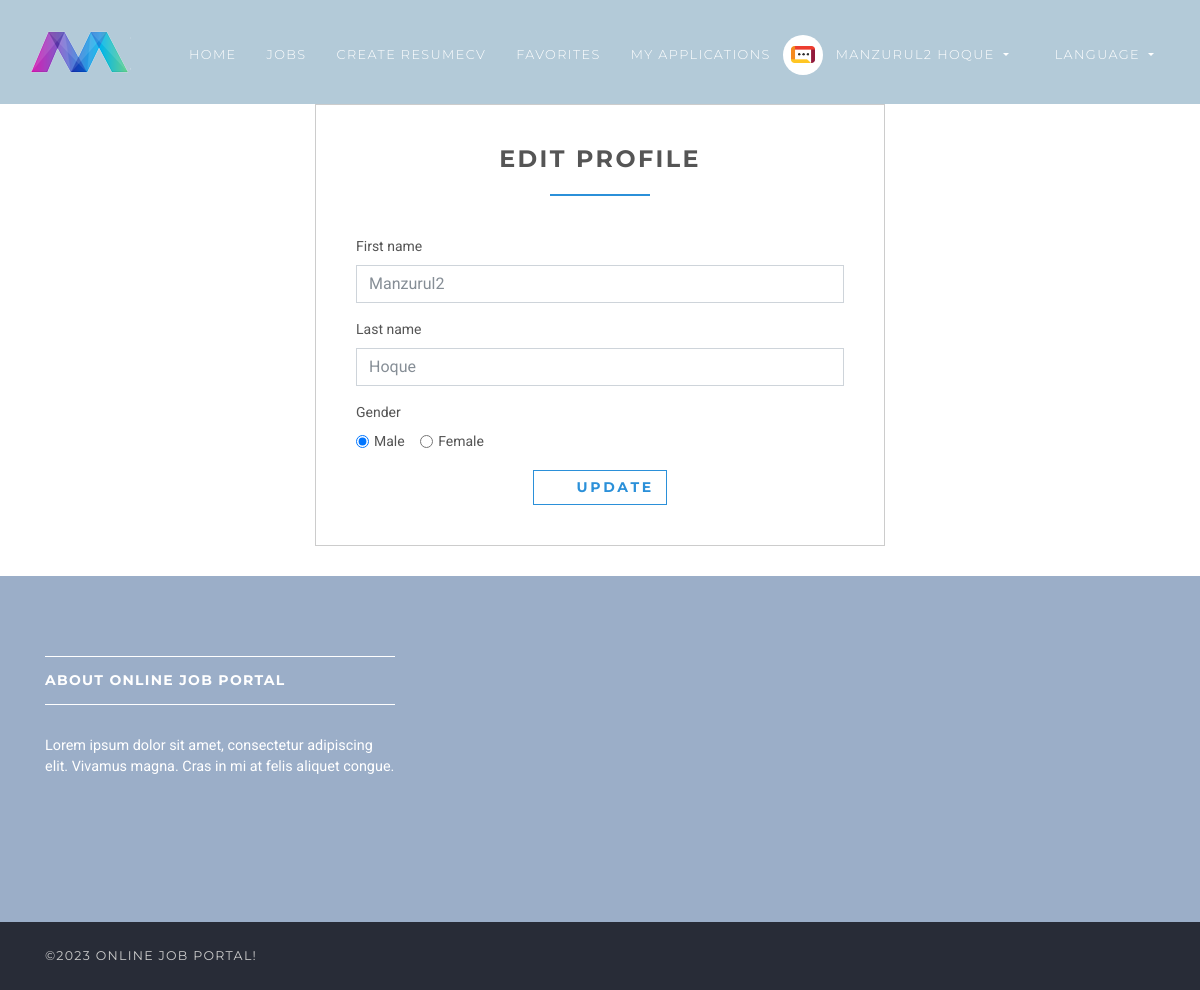
/en/employee/profile/update/ (signed in), run on the app's committed database.
### accounts/models.py (models this page shows, shortened)
class User(AbstractUser):
    username = None
    role = models.CharField(max_length=12, error_messages={"required": "Role must be provided"})
    gender = models.CharField(max_length=10, blank=True, null=True, default="")
    email = models.EmailField(
        unique=True, blank=False, error_messages={"unique": "A user with that email already exists."}
    )
    USERNAME_FIELD = "email"
    REQUIRED_FIELDS = []
    objects = UserManager()

### jobsapp/views/employee.py (the view)
# urls.py: path("employee/profile/update/", EditProfileView.as_view(), name="employee-profile-update"),
class EditProfileView(UpdateView):
    model = User
    form_class = EmployeeProfileUpdateForm
    context_object_name = "employee"
    template_name = "jobs/employee/edit-profile.html"
    success_url = reverse_lazy("accounts:employee-profile-update")
    @method_decorator(login_required(login_url=reverse_lazy("accounts:login")))
    @method_decorator(user_is_employee)
    def dispatch(self, request, *args, **kwargs):
        return super().dispatch(self.request, *args, **kwargs)
    def get(self, request, *args, **kwargs):
        try:
            self.object = self.get_object()
        except Http404:
            raise Http404("User doesn't exists")
        return self.render_to_response(self.get_context_data())
    def get_object(self, queryset=None):
        obj = self.request.user
        if obj is None:
            raise Http404("Job doesn't exists")
        return obj

### accounts/forms.py
class EmployeeProfileUpdateForm(forms.ModelForm):
    def __init__(self, *args, **kwargs):
        super(EmployeeProfileUpdateForm, self).__init__(*args, **kwargs)
        self.fields["first_name"].widget.attrs.update({"placeholder": "Enter First Name"})
        self.fields["last_name"].widget.attrs.update({"placeholder": "Enter Last Name"})
    class Meta:
        model = User
        fields = ["first_name", "last_name", "gender"]

### templates/jobs/employee/edit-profile.html (shortened to what this page needs)
{% extends 'base.html' %}
{% load static %}
{% block content %}
    <div class="col-lg-6 offset-3">
        <div class="box">
            <h3 class="heading">Edit Profile</h3>
            <form action="" method="post">
                {% for field in form %}
                    {% if field.name == 'gender' %}
                        <div class="form-group">
                            <label for="gender">Gender</label>
                            <br>
                            <div class="form-check form-check-inline">
                                <input class="form-check-input" {% if field.value == 'male' %} checked {% endif %}
                                       type="radio" name="gender" id="male gender"
                                       value="male">
                                <label class="form-check-label" for="male">Male</label>
                            </div>
                            <div class="form-check form-check-inline">
                                <input class="form-check-input" {% if field.value == 'female' %} checked {% endif %}
                                       type="radio" name="gender" id="female"
                                       value="female">
                                <label class="form-check-label" for="female">Female</label>
                            </div>
                        </div>
                    {% else %}
                        <div class="form-group">
                            <label for="id_{{ field.name }}">{{ field.label }}</label>
                            <input type="{{ field.field.widget.input_type }}"
                                   class="form-control"
                                   name="{{ field.name }}"
                                   id="id_{{ field.name }}"
                                   value="{{ field.value }}"
                                   placeholder="{{ field.field.widget.attrs.placeholder }}">
                        </div>
                    {% endif %}
                {% endfor %}
                <div class="text-center">
                    <button type="submit" class="btn btn-outline-white-primary">
                        <i class="fa fa-signing"></i> Update
                    </button>
                </div>
            </form>
        </div>
    </div>
{% endblock %}

### templates/base.html (shortened to what this page needs)
{% load static %}
{% load static i18n %}
{% get_current_language as LANGUAGE_CODE %}
<!DOCTYPE html>
<html lang="{{ LANGUAGE_CODE }}">
<head>
    <link rel="stylesheet"
          href="{% static 'vendor/bootstrap/css/bootstrap.min.css' %}">
    <link rel="stylesheet"
          href="{% static 'vendor/font-awesome/css/font-awesome.min.css' %}">
    <link rel="stylesheet" href="{% static 'vendor/owl.carousel/assets/owl.carousel.css' %}">
    <link rel="stylesheet" href="{% static 'vendor/owl.carousel/assets/owl.theme.default.css' %}">
    <link rel="stylesheet" href="{% static 'css/style.default.css' %}" id="theme-stylesheet">
    <link rel="stylesheet" href="{% static 'css/custom.css' %}">
    <link rel="stylesheet" href="https://cdnjs.cloudflare.com/ajax/libs/toastr.js/latest/toastr.min.css"/>
</head>
<body>
<header class="header">
    <nav class="navbar navbar-expand-lg">
        <div class="container-fluid">
            <a href="{% url 'jobs:home' %}" class="navbar-brand">
                <img src="{% static 'img/logo-small.png' %}" alt="logo" class="d-none d-lg-block">
            </a>
            <div id="navbarSupportedContent" class="collapse navbar-collapse">
                {% with request.resolver_match.url_name as url_name %}
                    <ul class="navbar-nav ml-auto">
                        <li class="nav-item {% if url_name == 'home' %}active{% endif %}">
                            <a href="{% url 'jobs:home' %}" class="nav-link">Home <span class="sr-only">(current)</span></a>
                        </li>
                        <li class="nav-item {% if url_name == 'jobs' %}active{% endif %}">
                            <a href="{% url 'jobs:jobs' %}" class="nav-link">Jobs</a>
                        </li>
                        <li class="nav-item {% if url_name == 'templates' %}active{% endif %}">
                            <a href="{% url 'resume_cv:templates' %}" class="nav-link">Create ResumeCV</a>
                        </li>
                        {% if request.user.is_authenticated and request.user.role == 'employer' %}
                            <li class="nav-item dropdown">
                                <a id="clientZone" href="#" data-toggle="dropdown"
                                   aria-haspopup="true" aria-expanded="false"
                                   class="nav-link dropdown-toggle has-img mb-3 mb-lg-0 mt-3 mt-lg-0">
                                    <div class="client-menu-image">
                                        <div class="inner">
                                            <img src="{% static 'img/company-1.png' %}"
                                                 alt="company image"
                                                 class="img-fluid">
                                        </div>
                                    </div>
                                    {% if request.user.role == 'employee' %}
                                        {{ request.user.first_name }} {{ request.user.last_name }}
                                    {% else %}
                                        {{ request.user.first_name }}
                                    {% endif %}
                                </a>
                                <div aria-labelledby="clientZone" class="dropdown-menu">
                                    <a href="{% url 'jobs:employer-dashboard' %}"
                                       class="dropdown-item {% if url_name == 'employer-dashboard' %}active{% endif %}"
                                    >
                                        Dashboard
                                    </a>
                                    <a href="{% url 'jobs:employer-all-applicants' %}"
                                       class="dropdown-item {% if url_name == 'employer-all-applicants' %}active{% endif %}"
                                    >
                                        Applicants
                                    </a>
                                    <a href="{% url 'jobs:employer-jobs-create' %}"
                                       class="dropdown-item {% if url_name == 'employer-jobs-create' %}active{% endif %}"
                                    >
                                        Post a new job
                                    </a>
                                    <a href="{% url 'accounts:logout' %}" class="dropdown-item">Logout</a>
                                </div>
                            </li>
                        {% elif request.user.is_authenticated and request.user.role == 'employee' %}
                            <li class="nav-item {% if url_name == 'employee-favorites' %}active{% endif %}">
                                <a href="{% url 'jobs:employee-favorites' %}" class="nav-link">Favorites</a>
                            </li>
                            <li class="nav-item {% if url_name == 'employee-my-applications' %}active{% endif %}">
                                <a href="{% url 'jobs:employee-my-applications' %}" class="nav-link">My Applications</a>
                            </li>
                            <li class="nav-item dropdown">
                                <a id="clientZone" href="#" data-toggle="dropdown"
                                   aria-haspopup="true" aria-expanded="false"
                                   class="nav-link dropdown-toggle has-img mb-3 mb-lg-0 mt-3 mt-lg-0">
                                    <div class="client-menu-image">
                                        <div class="inner">
                                            <img src="{% static 'img/company-1.png' %}"
                                                 alt="company image"
                                                 class="img-fluid">
                                        </div>
                                    </div>
                                    {% if request.user.role == 'employee' %}
                                        {{ request.user.first_name }} {{ request.user.last_name }}
                                    {% else %}
                                        {{ request.user.first_name }}
                                    {% endif %}
                                </a>
                            </li>
                        {% endif %}
                        {% include "lang_selector.html" %}
                    </ul>
                {% endwith %}
            </div>
        </div>
    </nav>
</header>
<div>
    {% block content %} {% endblock %}
</div>
<footer class="footer">
    <div class="footer__block">
        <div class="container">
            <div class="row">
                <div class="col-lg-4 col-md-12 mb-5">
                    <h4 class="h5">About Online Job Portal</h4>
                    <p> Lorem ipsum dolor sit amet, consectetur adipiscing elit. Vivamus magna. Cras in mi at felis
                        aliquet congue. </p>
                </div>
            </div>
        </div>
    </div>
    <div class="footer__copyright">
        <div class="container">
            <div class="row">
                <div class="col-md-4 text-md-left text-center">
                    <p>&copy;{% now "Y" %} Online Job Portal!</p>
                </div>
            </div>
        </div>
    </div>
</footer>
</body>
</html>

### static/css/style.default.css (style rules this page uses)
html { height:100% }
body { height:100% }
header { z-index:1000 }
button { cursor:pointer }
.heading { text-align:center;margin-bottom:40px }
.heading:after { content:" ";display:block;width:100px;height:2px;margin:20px auto 20px;background:#2b90d9 }
a,button { -webkit-transition:all .2s ease-out;transition:all .2s ease-out }
a i.fa,button i.fa { margin:0 5px }
.header { width:100% }
.navbar { text-transform:uppercase;letter-spacing:0.1em;background:#B3CAD8;padding-top:0 !important;padding-bottom:0 !important }
.navbar a { font-family:"Montserrat",Helvetica,Arial,sans-serif }
.navbar ul.navbar-nav>li>a:not(.navbar-btn) { color:#fff;font-weight:300;font-family:"Montserrat",Helvetica,Arial,sans-serif;font-size:0.8rem }
@media (min-width: 992px) { .navbar ul.navbar-nav>li>a:not(.navbar-btn) { border-top:5px solid transparent;padding:40px 15px !important;color:#fff;font-weight:300 } }
#clientZone.has-img { position:relative;padding-left:50px !important;border-color:transparent !important }
.client-menu-image { display:inline-block;width:40px;height:40px;line-height:50px;-ms-flex-line-pack:center;align-content:center;border-radius:50%;background:#fff;position:absolute;top:50%;left:-3px;-webkit-transform:translateY(-50%);transform:translateY(-50%) }
.client-menu-image .inner { width:100%;height:100%;display:-webkit-box;display:-ms-flexbox;display:flex;-webkit-box-align:center;-ms-flex-align:center;align-items:center;-webkit-box-pack:center;-ms-flex-pack:center;justify-content:center }
.client-menu-image img { width:60% }
.footer__block { background:#9baec8;padding:80px 0 }
.footer__block h4 { border-top:solid 1px #fff;border-bottom:solid 1px #fff;padding:15px 0;margin-bottom:30px;color:#fff;text-transform:uppercase;letter-spacing:0.08rem }
.footer__block p { color:#fff;font-size:0.9rem }
.footer__copyright { background:#282c37;color:#ccc;padding:20px 0;font-size:.7875rem;line-height:28px;font-family:"Montserrat",Helvetica,Arial,sans-serif;text-transform:uppercase;letter-spacing:0.1em }
.footer__copyright p { margin:0 }
.box { background:#fff;margin:0 0 30px;border:solid 1px #ccc;-webkit-box-sizing:border-box;box-sizing:border-box;padding:40px }
.navbar { padding:.5rem 1rem }
.navbar-brand { display:inline-block;padding-top:.33594rem;padding-bottom:.33594rem;margin-right:1rem;font-size:1.09375rem }
.btn { font-weight:700;font-family:"Montserrat",Helvetica,Arial,sans-serif;border:1px solid transparent;text-transform:uppercase;letter-spacing:0.2em;padding:.375rem .75rem;font-size:.875rem;line-height:1.5;border-radius:0;-webkit-transition:background-color 0.15s ease-in-out,border-color 0.15s ease-in-out,-webkit-box-shadow 0.15s ease-in-out;transition:background-color 0.15s ease-in-out,border-color 0.15s ease-in-out,-webkit-box-shadow 0.15s ease-in-out;transition:background-color 0.15s ease-in-out,border-color 0.15s ease-in-out,box-shadow 0.15s ease-in-out;transition:background-color 0.15s ease-in-out,border-color 0.15s ease-in-out,box-shadow 0.15s ease-in-out,-webkit-box-shadow 0.15s ease-in-out }
.btn-outline-white-primary { color:#2b90d9;background-color:#fff;background-image:none;border-color:#2b90d9 }
body { font-family:"Roboto",Helvetica,Arial,sans-serif;font-size:.875rem;font-weight:400;line-height:1.5;color:#555;background-color:#fff }
a { color:#2b90d9;text-decoration:none }
h1,h2,h3,h4,h5,h6,.h1,.h2,.h3,.h4,.box-simple h3,.box-image .name h3,.box-image-text .top .name h3,.box-image-text .top .name h4,.h5,.h6 { margin-bottom:1rem;font-family:"Montserrat",Helvetica,Arial,sans-serif;font-weight:700;line-height:1.2;color:#555;text-transform:uppercase;letter-spacing:0.1em }
h3,.h3 { font-size:1.4875rem }
h4,.h4,.box-simple h3,.box-image .name h3,.box-image-text .top .name h3,.box-image-text .top .name h4 { font-size:1.0675rem }
h5,.h5 { font-size:.875rem }
.form-control { padding:.375rem .75rem;font-size:1rem;line-height:1.5;color:#868e96;background-color:#fff;border:1px solid #ced4da;border-radius:0;-webkit-transition:border-color ease-in-out 0.15s,-webkit-box-shadow ease-in-out 0.15s;transition:border-color ease-in-out 0.15s,-webkit-box-shadow ease-in-out 0.15s;transition:border-color ease-in-out 0.15s,box-shadow ease-in-out 0.15s;transition:border-color ease-in-out 0.15s,box-shadow ease-in-out 0.15s,-webkit-box-shadow ease-in-out 0.15s }
.form-control::placeholder { color:#868e96 }

### data on the page
User: user.first_name "MANZURUL2", user.last_name "HOQUE", first_name "Manzurul2" "Hoque", gender "☑", gender "☐ Female"

### other printed values
{{ field.label }} "First name" "Last name"
